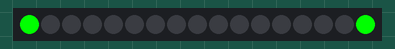
This sketch was run on a simulated ESP32. Shown: 17 RGB LEDs in strip order, left to right.

Above: at 0.3 s.
At 0.8 s:
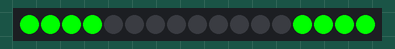
At 1.3 s:
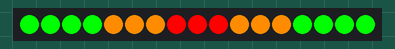
At 1.9 s:
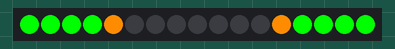
At 2.3 s:
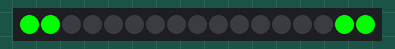
At 3.0 s:
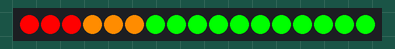

The sketch:

neopixel_test.ino
```cpp
#include <Adafruit_NeoPixel.h>

#define PIN 32

Adafruit_NeoPixel pixels = Adafruit_NeoPixel(17, PIN, NEO_GRB + NEO_KHZ800);
uint32_t red = pixels.Color(255, 0, 0);
uint32_t orange = pixels.Color(255, 140, 0);
uint32_t green = pixels.Color(0, 255, 0);
uint32_t white = pixels.Color(255, 255, 255);

void setup() {
  pixels.begin();
  //pixels.setBrightness(50);
  pixels.fill(0);
  pixels.show();
  delay(200);
  for (int i = 0; i <= 8; i++) {
    //pixels.fill(0,0,0);
    if (i < 4) {
      pixels.setPixelColor(i, pixels.Color(0, 255, 0)); // Green
      pixels.setPixelColor(16 - i, pixels.Color(0, 255, 0));
    } else if (i < 7) {
      pixels.setPixelColor(i, pixels.Color(255, 140, 0)); // Orange
      pixels.setPixelColor(16 - i, pixels.Color(255, 140, 0));
    } else {
       pixels.setPixelColor(i, pixels.Color(255, 0, 0)); // Red
       pixels.setPixelColor(16 - i, pixels.Color(255, 0, 0));
    }
    pixels.show(); // This sends the updated pixel color to the hardware.
    delay(200 - i*20);
  }
  delay(400);
  for (int i = 8; i >= 0; i--) {
    pixels.setPixelColor(i, pixels.Color(0, 0, 0));
    pixels.setPixelColor(16 - i, pixels.Color(0, 0, 0));
    pixels.show(); // This sends the updated pixel color to the hardware.
    delay(200 - i*20);
  }
  pixels.fill(0);
  pixels.show();
  delay(200);
}

void loop() {
    for (int i = 0; i < 17; i++){
    if (i < 3){
      pixels.setPixelColor(i, red);
      pixels.show();
    } else if (i < 6){
      pixels.setPixelColor(i, orange);
      pixels.show();
    } else {
      pixels.setPixelColor(i, green);
      pixels.show();
    }
  }
}
```
